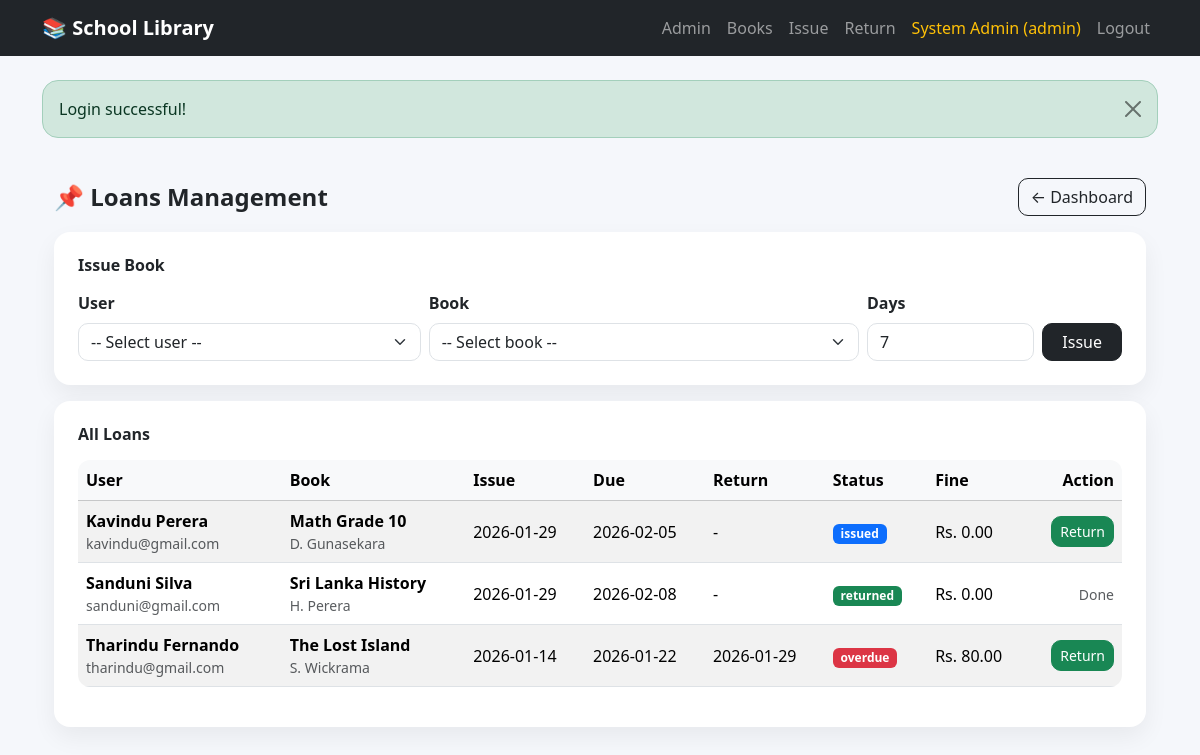
The app's page /admin/loans.php (signed in) with its own data.
### tables this page shows
CREATE TABLE `loans` (
  `id` int(11) NOT NULL,
  `book_id` int(11) NOT NULL,
  `user_id` int(11) NOT NULL,
  `issue_date` date NOT NULL,
  `due_date` date NOT NULL,
  `return_date` date DEFAULT NULL,
  `status` enum('issued','returned','overdue') NOT NULL DEFAULT 'issued',
  `fine` decimal(10,2) NOT NULL DEFAULT 0.00
);

CREATE TABLE `users` (
  `id` int(11) NOT NULL,
  `full_name` varchar(100) NOT NULL,
  `email` varchar(120) NOT NULL,
  `password_hash` varchar(255) NOT NULL,
  `role` enum('admin','user') NOT NULL DEFAULT 'user',
  `status` enum('active','blocked') NOT NULL DEFAULT 'active',
  `created_at` timestamp NOT NULL DEFAULT current_timestamp()
);

CREATE TABLE `books` (
  `id` int(11) NOT NULL,
  `isbn` varchar(30) DEFAULT NULL,
  `title` varchar(200) NOT NULL,
  `author` varchar(150) NOT NULL,
  `image_url` varchar(255) DEFAULT NULL,
  `publisher` varchar(150) DEFAULT NULL,
  `publish_year` int(11) DEFAULT NULL,
  `shelf` varchar(30) DEFAULT NULL,
  `category_id` int(11) DEFAULT NULL,
  `copies_total` int(11) NOT NULL DEFAULT 1,
  `copies_available` int(11) NOT NULL DEFAULT 1,
  `created_at` timestamp NOT NULL DEFAULT current_timestamp(),
  `price` decimal(10,2) NOT NULL DEFAULT 0.00
);

### admin/loans.php (the view, shortened to what this page needs)
<?php
require_once __DIR__ . "/../config/db.php";
require_once __DIR__ . "/../includes/functions.php";
$conn->query("UPDATE loans SET status='overdue' WHERE status='issued' AND due_date < CURDATE()");
$list = $conn->query("
  SELECT l.*, u.full_name, u.email, b.title, b.author
  FROM loans l
  JOIN users u ON u.id=l.user_id
  JOIN books b ON b.id=l.book_id
  ORDER BY l.issue_date DESC
");
require_once __DIR__ . "/../includes/header.php";
?>
<div class="container py-4">
  <div class="d-flex justify-content-between align-items-center flex-wrap gap-2">
    <h4 class="fw-bold mb-0">📌 Loans Management</h4>
    <a class="btn btn-outline-dark" href="/school_library/admin/dashboard.php">← Dashboard</a>
  </div>
  <div class="card p-4 mt-3">
    <h6 class="fw-bold mb-3">Issue Book</h6>
    <form method="post" class="row g-2">
      <div class="col-md-4">
        <label class="form-label fw-semibold">User</label>
        <select class="form-select" name="user_id" required>
          <option value="">-- Select user --</option>
        </select>
      </div>
      <div class="col-md-5">
        <label class="form-label fw-semibold">Book</label>
        <select class="form-select" name="book_id" required>
          <option value="">-- Select book --</option>
        </select>
      </div>
      <div class="col-md-2">
        <label class="form-label fw-semibold">Days</label>
        <input type="number" class="form-control" name="days" value="7" min="1">
      </div>
      <div class="col-md-1 d-grid">
        <label class="form-label">&nbsp;</label>
        <button class="btn btn-dark">Issue</button>
      </div>
    </form>
  </div>
  <div class="card p-4 mt-3">
    <h6 class="fw-bold mb-3">All Loans</h6>
    <div class="table-responsive">
      <table class="table table-striped align-middle">
        <thead class="table-light">
          <tr>
            <th>User</th><th>Book</th><th>Issue</th><th>Due</th><th>Return</th><th>Status</th><th>Fine</th><th class="text-end">Action</th>
          </tr>
        </thead>
        <tbody>
        <?php while($r=$list->fetch_assoc()): ?>
          <tr>
            <td>
              <div class="fw-bold"><?= e($r['full_name']) ?></div>
              <div class="small text-muted"><?= e($r['email']) ?></div>
            </td>
            <td>
              <div class="fw-bold"><?= e($r['title']) ?></div>
              <div class="small text-muted"><?= e($r['author']) ?></div>
            </td>
            <td><?= e($r['issue_date']) ?></td>
            <td><?= e($r['due_date']) ?></td>
            <td><?= e($r['return_date'] ?? '-') ?></td>
            <td><span class="badge bg-<?= $r['status']==='overdue'?'danger':($r['status']==='returned'?'success':'primary') ?>">
              <?= e($r['status']) ?></span></td>
            <td>Rs. <?= number_format((float)$r['fine'],2) ?></td>
            <td class="text-end">
              <?php if(in_array($r['status'],['issued','overdue'],true)): ?>
                <a class="btn btn-sm btn-success" href="/school_library/admin/loans.php?return=<?= (int)$r['id'] ?>"
                   onclick="return confirm('Return this book?')">Return</a>
              <?php else: ?>
                <span class="text-muted small">Done</span>
              <?php endif; ?>
            </td>
          </tr>
        <?php endwhile; ?>
        </tbody>
      </table>
    </div>
  </div>
</div>
<?php require_once __DIR__ . "/../includes/footer.php"; ?>

### assets/css/style.css (style rules this page uses)
body { background: #f5f7fb; }
.card { border: 0; border-radius: 16px; box-shadow: 0 10px 25px rgba(0,0,0,0.06); }
.table { background: #fff; border-radius: 12px; overflow: hidden; }
.btn { border-radius: 10px; }
.form-control, .form-select { border-radius: 10px; }

### records on screen
loans: user.full_name "Kavindu Perera", user.email "kavindu@gmail.com", book.title "Math Grade 10", book.author "D. Gunasekara", issue_date "2026-01-29", due_date "2026-02-05", return_date "-", status "issued", fine "0.00"
loans: user.full_name "Sanduni Silva", user.email "sanduni@gmail.com", book.title "Sri Lanka History", book.author "H. Perera", issue_date "2026-01-29", due_date "2026-02-08", return_date "-", status "returned", fine "0.00", shows "Done"
loans: user.full_name "Tharindu Fernando", user.email "tharindu@gmail.com", book.title "The Lost Island", book.author "S. Wickrama", issue_date "2026-01-14", due_date "2026-01-22", return_date "2026-01-29", status "overdue", fine "80.00"

### other values on screen
current_user()['full_name'] "System Admin"
current_user()['role'] "admin"
$msg "Login successful!"
